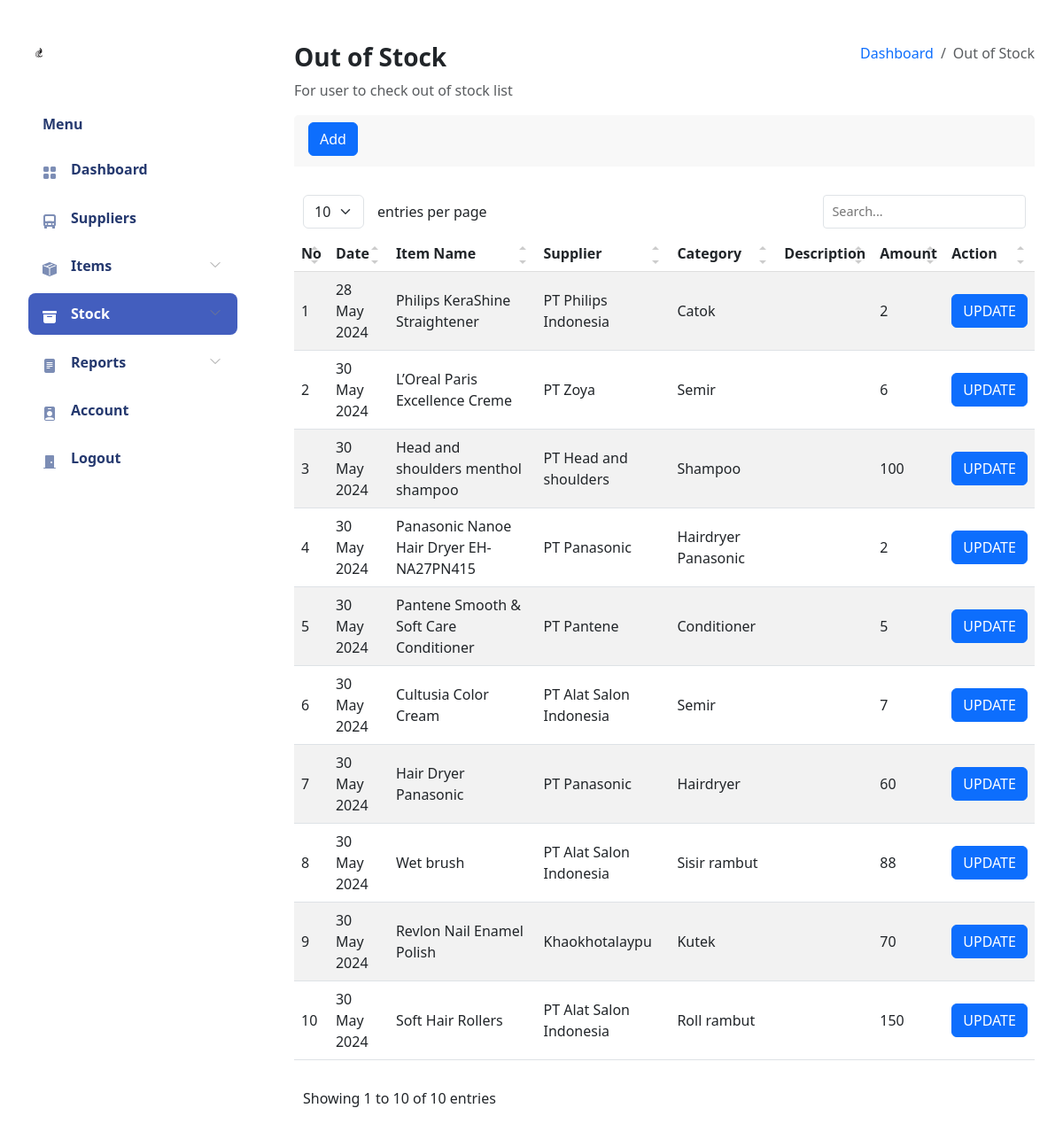
The app's page /out-of-stock.php (signed in) with its own data.
### tables this page shows
CREATE TABLE `tb_outstock` (
  `id` int(11) NOT NULL,
  `name` int(11) NOT NULL,
  `supplier` int(11) NOT NULL,
  `amount` int(11) NOT NULL,
  `description` varchar(1500) NOT NULL,
  `date` timestamp NOT NULL DEFAULT current_timestamp(),
  `user` int(11) NOT NULL
);

CREATE TABLE `tb_item` (
  `id` int(11) NOT NULL,
  `name` varchar(100) NOT NULL,
  `category` int(11) NOT NULL,
  `description` varchar(1500) NOT NULL,
  `date` timestamp NOT NULL DEFAULT current_timestamp(),
  `user` int(11) NOT NULL
);

CREATE TABLE `tb_supplier` (
  `id` int(11) NOT NULL,
  `name` varchar(100) NOT NULL,
  `address` varchar(200) NOT NULL,
  `telephone` varchar(100) NOT NULL,
  `description` varchar(1500) DEFAULT NULL,
  `date` timestamp NOT NULL DEFAULT current_timestamp(),
  `user` int(11) NOT NULL
);

CREATE TABLE `tb_category` (
  `id` int(11) NOT NULL,
  `category` varchar(100) NOT NULL,
  `date` datetime NOT NULL DEFAULT current_timestamp(),
  `user` int(11) NOT NULL
);

### functions.php (called while the page is built, shortened)
<?php
    $conn = mysqli_connect("localhost", "root", "", "db_inventori");
    if(isset($_SESSION["login"]))
    {
        $username = $_SESSION["username"];
        $query=mysqli_query($conn, "SELECT * FROM tb_account WHERE username ='$username'");
        $row = mysqli_fetch_assoc($query);
        $type = $row["type"];
    }
?>

### out-of-stock.php (the view, shortened to what this page needs)
<?php
    require 'functions.php';
?>
<!DOCTYPE html>
<html lang="en">
<head>
    <link rel="stylesheet" href="assets/vendors/bootstrap/css/bootstrap.min.css">
    <link rel="stylesheet" href="assets/vendors/simple-datatables/style.css">
    <link rel="stylesheet" href="assets/vendors/perfect-scrollbar/perfect-scrollbar.css">
    <link rel="stylesheet" href="assets/vendors/bootstrap-icons/bootstrap-icons.css">
    <link rel="stylesheet" href="assets/css/app.css">
</head>
<body>
    <div id="sidebar" class="active">
        <div class="sidebar-wrapper active">
            <div class="sidebar-header">
                <div class="d-flex justify-content-between">
                    <div class="logo">
                        <a href="dashboard.php"><img src="assets/images/logo/logo.png" alt="Logo" srcset=""></a>
                    </div>
                </div>
            </div>
            <div class="sidebar-menu">
                <ul class="menu" id="navMenus">
                    <li class="sidebar-title">Menu</li>
                    <li class="sidebar-item">
                        <a href="dashboard.php" class="sidebar-link">
                            <i class="bi bi-grid-fill"></i>
                            <span>Dashboard</span>
                        </a>
                    </li>
                    <?php
                        if($type != "Kasir")
                        {
                    ?>
                        <li class="sidebar-item">
                            <a href="suppliers.php" class="sidebar-link">
                                <i class="bi bi-truck-front-fill"></i>
                                <span>Suppliers</span>
                            </a>
                        </li>
                        <li class="sidebar-item has-sub">
                            <a href="#" class="sidebar-link">
                                <i class="bi bi-box-seam-fill"></i>
                                <span>Items</span>
                            </a>
                        </li>
                    <?php
                        }
                        if($type == "Admin")
                        {
                    ?>
                        <li class="sidebar-item has-sub active">
                            <a href="#" class="sidebar-link">
                                <i class="bi bi-archive-fill"></i>
                                <span>Stock</span>
                            </a>
                        </li>
                    <?php
                        }
                    ?>
                    <?php
                        if($type != "Kasir")
                        {
                    ?>
                        <li class="sidebar-item has-sub">
                            <a href="#" class="sidebar-link">
                                <i class="bi bi-file-text-fill"></i>
                                <span>Reports</span>
                            </a>
                        </li>
                    <?php
                        }
                    ?>
                    <?php
                        if($type == "Admin")
                        {
                    ?>
                        <li class="sidebar-item">
                            <a href="account-list.php" class="sidebar-link" onclick="active()">
                                <i class="bi bi-person-badge-fill"></i>
                                <span>Account</span>
                            </a>
                        </li>
                    <?php
                        }
                    ?>
                    <li class="sidebar-item">
                        <a href="#" class="sidebar-link" data-bs-toggle="modal" data-bs-target="#logoutModal">
                            <i class="bi bi-door-closed-fill"></i>
                            <span>Logout</span>
                        </a>
                    </li>
                </ul>
            </div>
        </div>
    </div>
    <div id="main">
        <div class="page-heading">
            <div class="page-title">
                <div class="row">
                    <div class="col-12 col-md-6 order-md-1 order-last">
                        <h3>Out of Stock</h3>
                        <p class="text-subtitle text-muted">For user to check out of stock list</p>
                    </div>
                    <div class="col-12 col-md-6 order-md-2 order-first">
                        <nav aria-label="breadcrumb" class="breadcrumb-header float-start float-lg-end">
                            <ol class="breadcrumb">
                                <li class="breadcrumb-item"><a href="dashboard.php">Dashboard</a></li>
                                <li class="breadcrumb-item active" aria-current="page">Out of Stock</li>
                            </ol>
                        </nav>
                    </div>
                </div>
            </div>
            <section class="section">
                <div class="card">
                    <div class="card-header">
                        <button type="Add" class="btn btn-primary me-1 mb-1" data-bs-toggle="modal" data-bs-target="#staticBackdrop">Add</button>
                    </div>
                    <div class="card-body">
                    </div>
                    <table class="table table-striped" id="table1">
                        <thead>
                            <tr>
                                <th>No</th>
                                <th>Date</th>
                                <th>Item Name</th>
                                <th>Supplier</th>
                                <th>Category</th>
                                <th>Description</th>
                                <th>Amount</th>
                                <th>Action</th>
                            </tr>
                        </thead>
                        <tbody>
                            <?php
                                $sSQL="SELECT tb_outstock.id, tb_item.name, tb_supplier.name AS supplier, tb_category.category, tb_outstock.date,
                                    tb_outstock.description, tb_outstock.amount FROM tb_outstock
                                    INNER JOIN tb_supplier ON tb_outstock.supplier = tb_supplier.id
                                    INNER JOIN tb_item ON tb_outstock.name = tb_item.id
                                    INNER JOIN tb_category ON tb_item.category = tb_category.id
                                    ORDER BY date";
                                $result=mysqli_query($conn, $sSQL);
                                if (mysqli_num_rows($result) > 0)
                                {
                                    $no = 0;
                                    while ($row=mysqli_fetch_assoc($result))
                                    {
                                        $id = $row['id'];
                                        $description= $row['description'];
                                        $amount = $row['amount'];
                                        $s_date = $row['date'];
                                        $date = date("d M Y", strtotime($s_date));
                                        $name = $row['name'];
                                        $supplier = $row['supplier'];
                                        $category = $row['category'];
                                        $no = $no + 1;
                            ?>
                                    <tr>
                                        <td width="4%"><?php echo $no;?></td>
                                        <td><?php echo $date;?></td>
                                        <td><?php echo $name;?></td>
                                        <td><?php echo $supplier;?></td>
                                        <td><?php echo $category;?></td>
                                        <td><?php echo $description;?></td>
                                        <td><?php echo $amount;?></td>
                                        <td width="4%">
                                            <a href="update_outstock.php?id=<?php echo $id?>"><button class='btn btn-primary'>UPDATE</button></a>
                                        </td>
                                    </tr>
                            <?php
                                    }
                                }
                            ?>
                        </tbody>
                    </table>
                </div>
            </section>
        </div>
    </div>
</body>
</html>

### assets/css/app.css (style rules this page uses)
.btn.btn-danger,.btn.btn-info,.btn.btn-primary,.btn.btn-secondary,.btn.btn-success,.btn.btn-warning { color:#fff }
.card { margin-bottom:2.2rem;border:none }
.card .card-header { border:none }
.card .card-header~.card-body { padding-top:0 }
.card .card-body { padding:1.5rem }
#sidebar.active .sidebar-wrapper { left:0 }
.sidebar-wrapper { width:300px; height:100vh; position:fixed; top:0; z-index:10; overflow-y:auto; background-color:#fff; bottom:0; transition:left .5s ease-out }
.sidebar-wrapper .sidebar-header { padding:2rem 2rem 1rem; font-size:2rem; font-weight:700 }
.sidebar-wrapper .sidebar-header img { height:1.2rem }
.sidebar-wrapper .menu { margin-top:2rem; padding:0 2rem; font-weight:600 }
.sidebar-wrapper .menu .sidebar-title { padding:0 1rem; margin:1.5rem 0 1rem; font-size:1rem; list-style:none; font-weight:600; color:#25396f }
.sidebar-wrapper .menu .sidebar-link { display:block; padding:.7rem 1rem; font-size:1rem; display:flex; align-items:center; border-radius:.5rem;transition:all .5s; text-decoration:none; color:#25396f }
.sidebar-wrapper .menu .sidebar-link i,.sidebar-wrapper .menu .sidebar-link svg { color:#7c8db5 }
.sidebar-wrapper .menu .sidebar-link span { margin-left:1rem }
.sidebar-wrapper .menu .sidebar-item { list-style:none; margin-top:.5rem; position:relative }
.sidebar-wrapper .menu .sidebar-item.has-sub .sidebar-link:after { position:absolute; color:#ccc; right:15px; top:12px; display:block }
.sidebar-wrapper .menu .sidebar-item.active .sidebar-link { background-color:#435ebe }
.sidebar-wrapper .menu .sidebar-item.active .sidebar-link span { color:#fff }
.sidebar-wrapper .menu .sidebar-item.active .sidebar-link i,.sidebar-wrapper .menu .sidebar-item.active .sidebar-link svg { fill:#fff; color:#fff }
.dataTable-table td,.dataTable-table thead th,.table td,.table thead th { vertical-align:middle }
.dataTable-table:not(.table-borderless) thead th,.table:not(.table-borderless) thead th { border-bottom:1px solid #dedede!important }
.bi { width:1rem; height:1rem }
#main { margin-left:300px; padding:2rem }
.page-heading { margin:0 0 2rem }
.page-heading h3 { font-weight:700 }
a { text-decoration:none }

### records on screen
tb_outstock: date "28 May 2024", name.name "Philips KeraShine Straightener", supplier.name "PT Philips Indonesia", tb_category.category "Catok", amount "2"
tb_outstock: date "30 May 2024", name.name "L’Oreal Paris Excellence Creme", supplier.name "PT Zoya", tb_category.category "Semir", amount "6"
tb_outstock: date "30 May 2024", name.name "Head and shoulders menthol shampoo", supplier.name "PT Head and shoulders", tb_category.category "Shampoo", amount "100"
tb_outstock: date "30 May 2024", name.name "Panasonic Nanoe Hair Dryer EH-NA27PN415", supplier.name "PT Panasonic", tb_category.category "Hairdryer Panasonic", amount "2"
tb_outstock: date "30 May 2024", name.name "Pantene Smooth & Soft Care Conditioner", supplier.name "PT Pantene", tb_category.category "Conditioner", amount "5"
tb_outstock: date "30 May 2024", name.name "Cultusia Color Cream", supplier.name "PT Alat Salon Indonesia", tb_category.category "Semir", amount "7"
tb_outstock: date "30 May 2024", name.name "Hair Dryer Panasonic", supplier.name "PT Panasonic", tb_category.category "Hairdryer", amount "60"
tb_outstock: date "30 May 2024", name.name "Wet brush", supplier.name "PT Alat Salon Indonesia", tb_category.category "Sisir rambut", amount "88"
tb_outstock: date "30 May 2024", name.name "Revlon Nail Enamel Polish", supplier.name "Khaokhotalaypu", tb_category.category "Kutek", amount "70"
tb_outstock: date "30 May 2024", name.name "Soft Hair Rollers", supplier.name "PT Alat Salon Indonesia", tb_category.category "Roll rambut", amount "150"
